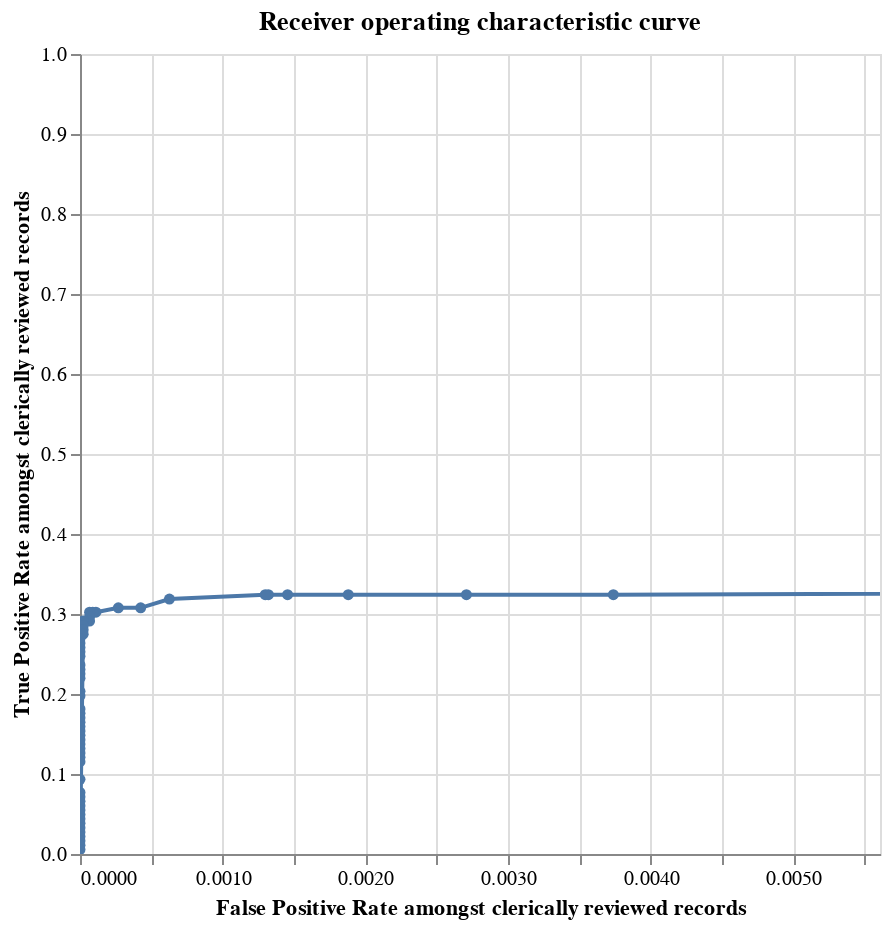

Notebook cell for this chart:
### Code cell
from splink.truth import labels_with_splink_scores, roc_chart, precision_recall_chart


roc_chart(labels_and_scores, spark)

### Figure 1 — Vega-Lite specification as saved in the notebook (floating-point values rounded to 4 significant figures)
{"$schema": "https://vega.github.io/schema/vega-lite/v4.8.1.json", "config": {"view": {"continuousHeight": 300, "continuousWidth": 400}}, "data": {"name": "data-fadd0e93e9546856cbc745a99e65285d", "values": [{"FN": 0, "FN_rate": 0, "FP": 44668, "FP_rate": 1, "N": 44668, "N_rate": 0.9959, "P": 182, "P_rate": 0.004058, "TN": 0, "TN_rate": 0, "TP": 182, "TP_rate": 1, "precision": 0.004058, "recall": 1, "roc_label": "model1", "row_count": 44850, "truth_threshold": 0}, {"FN": 123, "FN_rate": 0.6758, "FP": 167, "FP_rate": 0.003739, "N": 44668, "N_rate": 0.9959, "P": 182, "P_rate": 0.004058, "TN": 44501, "TN_rate": 0.9963, "TP": 59, "TP_rate": 0.3242, "precision": 0.2611, "recall": 0.3242, "roc_label": "model1", "row_count": 44850, "truth_threshold": 0.00507}, {"FN": 123, "FN_rate": 0.6758, "FP": 121, "FP_rate": 0.002709, "N": 44668, "N_rate": 0.9959, "P": 182, "P_rate": 0.004058, "TN": 44547, "TN_rate": 0.9973, "TP": 59, "TP_rate": 0.3242, "precision": 0.3278, "recall": 0.3242, "roc_label": "model1", "row_count": 44850, "truth_threshold": 0.01098}, {"FN": 123, "FN_rate": 0.6758, "FP": 84, "FP_rate": 0.001881, "N": 44668, "N_rate": 0.9959, "P": 182, "P_rate": 0.004058, "TN": 44584, "TN_rate": 0.9981, "TP": 59, "TP_rate": 0.3242, "precision": 0.4126, "recall": 0.3242, "roc_label": "model1", "row_count": 44850, "truth_threshold": 0.01204}, {"FN": 123, "FN_rate": 0.6758, "FP": 65, "FP_rate": 0.001455, "N": 44668, "N_rate": 0.9959, "P": 182, "P_rate": 0.004058, "TN": 44603, "TN_rate": 0.9985, "TP": 59, "TP_rate": 0.3242, "precision": 0.4758, "recall": 0.3242, "roc_label": "model1", "row_count": 44850, "truth_threshold": 0.02585}, {"FN": 123, "FN_rate": 0.6758, "FP": 59, "FP_rate": 0.001321, "N": 44668, "N_rate": 0.9959, "P": 182, "P_rate": 0.004058, "TN": 44609, "TN_rate": 0.9987, "TP": 59, "TP_rate": 0.3242, "precision": 0.5, "recall": 0.3242, "roc_label": "model1", "row_count": 44850, "truth_threshold": 0.02868}, {"FN": 123, "FN_rate": 0.6758, "FP": 58, "FP_rate": 0.001298, "N": 44668, "N_rate": 0.9959, "P": 182, "P_rate": 0.004058, "TN": 44610, "TN_rate": 0.9987, "TP": 59, "TP_rate": 0.3242, "precision": 0.5043, "recall": 0.3242, "roc_label": "model1", "row_count": 44850, "truth_threshold": 0.05507}, {"FN": 124, "FN_rate": 0.6813, "FP": 28, "FP_rate": 0.0006268, "N": 44668, "N_rate": 0.9959, "P": 182, "P_rate": 0.004058, "TN": 44640, "TN_rate": 0.9994, "TP": 58, "TP_rate": 0.3187, "precision": 0.6744, "recall": 0.3187, "roc_label": "model1", "row_count": 44850, "truth_threshold": 0.1126}, {"FN": 126, "FN_rate": 0.6923, "FP": 19, "FP_rate": 0.0004254, "N": 44668, "N_rate": 0.9959, "P": 182, "P_rate": 0.004058, "TN": 44649, "TN_rate": 0.9996, "TP": 56, "TP_rate": 0.3077, "precision": 0.7467, "recall": 0.3077, "roc_label": "model1", "row_count": 44850, "truth_threshold": 0.1223}, {"FN": 126, "FN_rate": 0.6923, "FP": 12, "FP_rate": 0.0002686, "N": 44668, "N_rate": 0.9959, "P": 182, "P_rate": 0.004058, "TN": 44656, "TN_rate": 0.9997, "TP": 56, "TP_rate": 0.3077, "precision": 0.8235, "recall": 0.3077, "roc_label": "model1", "row_count": 44850, "truth_threshold": 0.2328}, {"FN": 127, "FN_rate": 0.6978, "FP": 5, "FP_rate": 0.0001119, "N": 44668, "N_rate": 0.9959, "P": 182, "P_rate": 0.004058, "TN": 44663, "TN_rate": 0.9999, "TP": 55, "TP_rate": 0.3022, "precision": 0.9167, "recall": 0.3022, "roc_label": "model1", "row_count": 44850, "truth_threshold": 0.4467}, {"FN": 127, "FN_rate": 0.6978, "FP": 4, "FP_rate": 8.955e-05, "N": 44668, "N_rate": 0.9959, "P": 182, "P_rate": 0.004058, "TN": 44664, "TN_rate": 0.9999, "TP": 55, "TP_rate": 0.3022, "precision": 0.9322, "recall": 0.3022, "roc_label": "model1", "row_count": 44850, "truth_threshold": 0.6706}, {"FN": 127, "FN_rate": 0.6978, "FP": 3, "FP_rate": 6.716e-05, "N": 44668, "N_rate": 0.9959, "P": 182, "P_rate": 0.004058, "TN": 44665, "TN_rate": 0.9999, "TP": 55, "TP_rate": 0.3022, "precision": 0.9483, "recall": 0.3022, "roc_label": "model1", "row_count": 44850, "truth_threshold": 0.7774}, {"FN": 128, "FN_rate": 0.7033, "FP": 3, "FP_rate": 6.716e-05, "N": 44668, "N_rate": 0.9959, "P": 182, "P_rate": 0.004058, "TN": 44665, "TN_rate": 0.9999, "TP": 54, "TP_rate": 0.2967, "precision": 0.9474, "recall": 0.2967, "roc_label": "model1", "row_count": 44850, "truth_threshold": 0.785}, {"FN": 129, "FN_rate": 0.7088, "FP": 3, "FP_rate": 6.716e-05, "N": 44668, "N_rate": 0.9959, "P": 182, "P_rate": 0.004058, "TN": 44665, "TN_rate": 0.9999, "TP": 53, "TP_rate": 0.2912, "precision": 0.9464, "recall": 0.2912, "roc_label": "model1", "row_count": 44850, "truth_threshold": 0.8233}, {"FN": 129, "FN_rate": 0.7088, "FP": 1, "FP_rate": 2.239e-05, "N": 44668, "N_rate": 0.9959, "P": 182, "P_rate": 0.004058, "TN": 44667, "TN_rate": 1.0, "TP": 53, "TP_rate": 0.2912, "precision": 0.9815, "recall": 0.2912, "roc_label": "model1", "row_count": 44850, "truth_threshold": 0.8464}, {"FN": 130, "FN_rate": 0.7143, "FP": 1, "FP_rate": 2.239e-05, "N": 44668, "N_rate": 0.9959, "P": 182, "P_rate": 0.004058, "TN": 44667, "TN_rate": 1.0, "TP": 52, "TP_rate": 0.2857, "precision": 0.9811, "recall": 0.2857, "roc_label": "model1", "row_count": 44850, "truth_threshold": 0.8757}, {"FN": 131, "FN_rate": 0.7198, "FP": 1, "FP_rate": 2.239e-05, "N": 44668, "N_rate": 0.9959, "P": 182, "P_rate": 0.004058, "TN": 44667, "TN_rate": 1.0, "TP": 51, "TP_rate": 0.2802, "precision": 0.9808, "recall": 0.2802, "roc_label": "model1", "row_count": 44850, "truth_threshold": 0.883}, {"FN": 132, "FN_rate": 0.7253, "FP": 1, "FP_rate": 2.239e-05, "N": 44668, "N_rate": 0.9959, "P": 182, "P_rate": 0.004058, "TN": 44667, "TN_rate": 1.0, "TP": 50, "TP_rate": 0.2747, "precision": 0.9804, "recall": 0.2747, "roc_label": "model1", "row_count": 44850, "truth_threshold": 0.9021}, {"FN": 133, "FN_rate": 0.7308, "FP": 0, "FP_rate": 0, "N": 44668, "N_rate": 0.9959, "P": 182, "P_rate": 0.004058, "TN": 44668, "TN_rate": 1, "TP": 49, "TP_rate": 0.2692, "precision": 1, "recall": 0.2692, "roc_label": "model1", "row_count": 44850, "truth_threshold": 0.9089}, {"FN": 134, "FN_rate": 0.7363, "FP": 0, "FP_rate": 0, "N": 44668, "N_rate": 0.9959, "P": 182, "P_rate": 0.004058, "TN": 44668, "TN_rate": 1, "TP": 48, "TP_rate": 0.2637, "precision": 1, "recall": 0.2637, "roc_label": "model1", "row_count": 44850, "truth_threshold": 0.9105}, {"FN": 135, "FN_rate": 0.7418, "FP": 0, "FP_rate": 0, "N": 44668, "N_rate": 0.9959, "P": 182, "P_rate": 0.004058, "TN": 44668, "TN_rate": 1, "TP": 47, "TP_rate": 0.2582, "precision": 1, "recall": 0.2582, "roc_label": "model1", "row_count": 44850, "truth_threshold": 0.9288}, {"FN": 136, "FN_rate": 0.7473, "FP": 0, "FP_rate": 0, "N": 44668, "N_rate": 0.9959, "P": 182, "P_rate": 0.004058, "TN": 44668, "TN_rate": 1, "TP": 46, "TP_rate": 0.2527, "precision": 1, "recall": 0.2527, "roc_label": "model1", "row_count": 44850, "truth_threshold": 0.9566}, {"FN": 137, "FN_rate": 0.7527, "FP": 0, "FP_rate": 0, "N": 44668, "N_rate": 0.9959, "P": 182, "P_rate": 0.004058, "TN": 44668, "TN_rate": 1, "TP": 45, "TP_rate": 0.2473, "precision": 1, "recall": 0.2473, "roc_label": "model1", "row_count": 44850, "truth_threshold": 0.9572}, {"FN": 139, "FN_rate": 0.7637, "FP": 0, "FP_rate": 0, "N": 44668, "N_rate": 0.9959, "P": 182, "P_rate": 0.004058, "TN": 44668, "TN_rate": 1, "TP": 43, "TP_rate": 0.2363, "precision": 1, "recall": 0.2363, "roc_label": "model1", "row_count": 44850, "truth_threshold": 0.963}, {"FN": 140, "FN_rate": 0.7692, "FP": 0, "FP_rate": 0, "N": 44668, "N_rate": 0.9959, "P": 182, "P_rate": 0.004058, "TN": 44668, "TN_rate": 1, "TP": 42, "TP_rate": 0.2308, "precision": 1, "recall": 0.2308, "roc_label": "model1", "row_count": 44850, "truth_threshold": 0.975}, {"FN": 141, "FN_rate": 0.7747, "FP": 0, "FP_rate": 0, "N": 44668, "N_rate": 0.9959, "P": 182, "P_rate": 0.004058, "TN": 44668, "TN_rate": 1, "TP": 41, "TP_rate": 0.2253, "precision": 1, "recall": 0.2253, "roc_label": "model1", "row_count": 44850, "truth_threshold": 0.9811}, {"FN": 142, "FN_rate": 0.7802, "FP": 0, "FP_rate": 0, "N": 44668, "N_rate": 0.9959, "P": 182, "P_rate": 0.004058, "TN": 44668, "TN_rate": 1, "TP": 40, "TP_rate": 0.2198, "precision": 1, "recall": 0.2198, "roc_label": "model1", "row_count": 44850, "truth_threshold": 0.9816}, {"FN": 145, "FN_rate": 0.7967, "FP": 0, "FP_rate": 0, "N": 44668, "N_rate": 0.9959, "P": 182, "P_rate": 0.004058, "TN": 44668, "TN_rate": 1, "TP": 37, "TP_rate": 0.2033, "precision": 1, "recall": 0.2033, "roc_label": "model1", "row_count": 44850, "truth_threshold": 0.9877}, {"FN": 146, "FN_rate": 0.8022, "FP": 0, "FP_rate": 0, "N": 44668, "N_rate": 0.9959, "P": 182, "P_rate": 0.004058, "TN": 44668, "TN_rate": 1, "TP": 36, "TP_rate": 0.1978, "precision": 1, "recall": 0.1978, "roc_label": "model1", "row_count": 44850, "truth_threshold": 0.9915}, {"FN": 149, "FN_rate": 0.8187, "FP": 0, "FP_rate": 0, "N": 44668, "N_rate": 0.9959, "P": 182, "P_rate": 0.004058, "TN": 44668, "TN_rate": 1, "TP": 33, "TP_rate": 0.1813, "precision": 1, "recall": 0.1813, "roc_label": "model1", "row_count": 44850, "truth_threshold": 0.9923}, {"FN": 150, "FN_rate": 0.8242, "FP": 0, "FP_rate": 0, "N": 44668, "N_rate": 0.9959, "P": 182, "P_rate": 0.004058, "TN": 44668, "TN_rate": 1, "TP": 32, "TP_rate": 0.1758, "precision": 1, "recall": 0.1758, "roc_label": "model1", "row_count": 44850, "truth_threshold": 0.9968}, {"FN": 151, "FN_rate": 0.8297, "FP": 0, "FP_rate": 0, "N": 44668, "N_rate": 0.9959, "P": 182, "P_rate": 0.004058, "TN": 44668, "TN_rate": 1, "TP": 31, "TP_rate": 0.1703, "precision": 1, "recall": 0.1703, "roc_label": "model1", "row_count": 44850, "truth_threshold": 0.9982}, {"FN": 152, "FN_rate": 0.8352, "FP": 0, "FP_rate": 0, "N": 44668, "N_rate": 0.9959, "P": 182, "P_rate": 0.004058, "TN": 44668, "TN_rate": 1, "TP": 30, "TP_rate": 0.1648, "precision": 1, "recall": 0.1648, "roc_label": "model1", "row_count": 44850, "truth_threshold": 0.9992}, {"FN": 153, "FN_rate": 0.8407, "FP": 0, "FP_rate": 0, "N": 44668, "N_rate": 0.9959, "P": 182, "P_rate": 0.004058, "TN": 44668, "TN_rate": 1, "TP": 29, "TP_rate": 0.1593, "precision": 1, "recall": 0.1593, "roc_label": "model1", "row_count": 44850, "truth_threshold": 0.9992}, {"FN": 154, "FN_rate": 0.8462, "FP": 0, "FP_rate": 0, "N": 44668, "N_rate": 0.9959, "P": 182, "P_rate": 0.004058, "TN": 44668, "TN_rate": 1, "TP": 28, "TP_rate": 0.1538, "precision": 1, "recall": 0.1538, "roc_label": "model1", "row_count": 44850, "truth_threshold": 0.9993}, {"FN": 155, "FN_rate": 0.8516, "FP": 0, "FP_rate": 0, "N": 44668, "N_rate": 0.9959, "P": 182, "P_rate": 0.004058, "TN": 44668, "TN_rate": 1, "TP": 27, "TP_rate": 0.1484, "precision": 1, "recall": 0.1484, "roc_label": "model1", "row_count": 44850, "truth_threshold": 0.9993}, {"FN": 156, "FN_rate": 0.8571, "FP": 0, "FP_rate": 0, "N": 44668, "N_rate": 0.9959, "P": 182, "P_rate": 0.004058, "TN": 44668, "TN_rate": 1, "TP": 26, "TP_rate": 0.1429, "precision": 1, "recall": 0.1429, "roc_label": "model1", "row_count": 44850, "truth_threshold": 0.9995}, {"FN": 157, "FN_rate": 0.8626, "FP": 0, "FP_rate": 0, "N": 44668, "N_rate": 0.9959, "P": 182, "P_rate": 0.004058, "TN": 44668, "TN_rate": 1, "TP": 25, "TP_rate": 0.1374, "precision": 1, "recall": 0.1374, "roc_label": "model1", "row_count": 44850, "truth_threshold": 0.9996}, {"FN": 158, "FN_rate": 0.8681, "FP": 0, "FP_rate": 0, "N": 44668, "N_rate": 0.9959, "P": 182, "P_rate": 0.004058, "TN": 44668, "TN_rate": 1, "TP": 24, "TP_rate": 0.1319, "precision": 1, "recall": 0.1319, "roc_label": "model1", "row_count": 44850, "truth_threshold": 0.9996}, {"FN": 159, "FN_rate": 0.8736, "FP": 0, "FP_rate": 0, "N": 44668, "N_rate": 0.9959, "P": 182, "P_rate": 0.004058, "TN": 44668, "TN_rate": 1, "TP": 23, "TP_rate": 0.1264, "precision": 1, "recall": 0.1264, "roc_label": "model1", "row_count": 44850, "truth_threshold": 0.9997}, {"FN": 160, "FN_rate": 0.8791, "FP": 0, "FP_rate": 0, "N": 44668, "N_rate": 0.9959, "P": 182, "P_rate": 0.004058, "TN": 44668, "TN_rate": 1, "TP": 22, "TP_rate": 0.1209, "precision": 1, "recall": 0.1209, "roc_label": "model1", "row_count": 44850, "truth_threshold": 0.9997}, {"FN": 161, "FN_rate": 0.8846, "FP": 0, "FP_rate": 0, "N": 44668, "N_rate": 0.9959, "P": 182, "P_rate": 0.004058, "TN": 44668, "TN_rate": 1, "TP": 21, "TP_rate": 0.1154, "precision": 1, "recall": 0.1154, "roc_label": "model1", "row_count": 44850, "truth_threshold": 0.9998}, {"FN": 165, "FN_rate": 0.9066, "FP": 0, "FP_rate": 0, "N": 44668, "N_rate": 0.9959, "P": 182, "P_rate": 0.004058, "TN": 44668, "TN_rate": 1, "TP": 17, "TP_rate": 0.09341, "precision": 1, "recall": 0.09341, "roc_label": "model1", "row_count": 44850, "truth_threshold": 0.9999}, {"FN": 168, "FN_rate": 0.9231, "FP": 0, "FP_rate": 0, "N": 44668, "N_rate": 0.9959, "P": 182, "P_rate": 0.004058, "TN": 44668, "TN_rate": 1, "TP": 14, "TP_rate": 0.07692, "precision": 1, "recall": 0.07692, "roc_label": "model1", "row_count": 44850, "truth_threshold": 0.9999}, {"FN": 169, "FN_rate": 0.9286, "FP": 0, "FP_rate": 0, "N": 44668, "N_rate": 0.9959, "P": 182, "P_rate": 0.004058, "TN": 44668, "TN_rate": 1, "TP": 13, "TP_rate": 0.07143, "precision": 1, "recall": 0.07143, "roc_label": "model1", "row_count": 44850, "truth_threshold": 0.9999}, {"FN": 170, "FN_rate": 0.9341, "FP": 0, "FP_rate": 0, "N": 44668, "N_rate": 0.9959, "P": 182, "P_rate": 0.004058, "TN": 44668, "TN_rate": 1, "TP": 12, "TP_rate": 0.06593, "precision": 1, "recall": 0.06593, "roc_label": "model1", "row_count": 44850, "truth_threshold": 0.9999}, {"FN": 171, "FN_rate": 0.9396, "FP": 0, "FP_rate": 0, "N": 44668, "N_rate": 0.9959, "P": 182, "P_rate": 0.004058, "TN": 44668, "TN_rate": 1, "TP": 11, "TP_rate": 0.06044, "precision": 1, "recall": 0.06044, "roc_label": "model1", "row_count": 44850, "truth_threshold": 0.9999}, {"FN": 172, "FN_rate": 0.9451, "FP": 0, "FP_rate": 0, "N": 44668, "N_rate": 0.9959, "P": 182, "P_rate": 0.004058, "TN": 44668, "TN_rate": 1, "TP": 10, "TP_rate": 0.05495, "precision": 1, "recall": 0.05495, "roc_label": "model1", "row_count": 44850, "truth_threshold": 0.9999}, {"FN": 173, "FN_rate": 0.9505, "FP": 0, "FP_rate": 0, "N": 44668, "N_rate": 0.9959, "P": 182, "P_rate": 0.004058, "TN": 44668, "TN_rate": 1, "TP": 9, "TP_rate": 0.04945, "precision": 1, "recall": 0.04945, "roc_label": "model1", "row_count": 44850, "truth_threshold": 1.0}, {"FN": 174, "FN_rate": 0.956, "FP": 0, "FP_rate": 0, "N": 44668, "N_rate": 0.9959, "P": 182, "P_rate": 0.004058, "TN": 44668, "TN_rate": 1, "TP": 8, "TP_rate": 0.04396, "precision": 1, "recall": 0.04396, "roc_label": "model1", "row_count": 44850, "truth_threshold": 1.0}, {"FN": 175, "FN_rate": 0.9615, "FP": 0, "FP_rate": 0, "N": 44668, "N_rate": 0.9959, "P": 182, "P_rate": 0.004058, "TN": 44668, "TN_rate": 1, "TP": 7, "TP_rate": 0.03846, "precision": 1, "recall": 0.03846, "roc_label": "model1", "row_count": 44850, "truth_threshold": 1.0}, {"FN": 176, "FN_rate": 0.967, "FP": 0, "FP_rate": 0, "N": 44668, "N_rate": 0.9959, "P": 182, "P_rate": 0.004058, "TN": 44668, "TN_rate": 1, "TP": 6, "TP_rate": 0.03297, "precision": 1, "recall": 0.03297, "roc_label": "model1", "row_count": 44850, "truth_threshold": 1.0}, {"FN": 177, "FN_rate": 0.9725, "FP": 0, "FP_rate": 0, "N": 44668, "N_rate": 0.9959, "P": 182, "P_rate": 0.004058, "TN": 44668, "TN_rate": 1, "TP": 5, "TP_rate": 0.02747, "precision": 1, "recall": 0.02747, "roc_label": "model1", "row_count": 44850, "truth_threshold": 1.0}, {"FN": 178, "FN_rate": 0.978, "FP": 0, "FP_rate": 0, "N": 44668, "N_rate": 0.9959, "P": 182, "P_rate": 0.004058, "TN": 44668, "TN_rate": 1, "TP": 4, "TP_rate": 0.02198, "precision": 1, "recall": 0.02198, "roc_label": "model1", "row_count": 44850, "truth_threshold": 1.0}, {"FN": 179, "FN_rate": 0.9835, "FP": 0, "FP_rate": 0, "N": 44668, "N_rate": 0.9959, "P": 182, "P_rate": 0.004058, "TN": 44668, "TN_rate": 1, "TP": 3, "TP_rate": 0.01648, "precision": 1, "recall": 0.01648, "roc_label": "model1", "row_count": 44850, "truth_threshold": 1.0}, {"FN": 180, "FN_rate": 0.989, "FP": 0, "FP_rate": 0, "N": 44668, "N_rate": 0.9959, "P": 182, "P_rate": 0.004058, "TN": 44668, "TN_rate": 1, "TP": 2, "TP_rate": 0.01099, "precision": 1, "recall": 0.01099, "roc_label": "model1", "row_count": 44850, "truth_threshold": 1.0}, {"FN": 181, "FN_rate": 0.9945, "FP": 0, "FP_rate": 0, "N": 44668, "N_rate": 0.9959, "P": 182, "P_rate": 0.004058, "TN": 44668, "TN_rate": 1, "TP": 1, "TP_rate": 0.005495, "precision": 1, "recall": 0.005495, "roc_label": "model1", "row_count": 44850, "truth_threshold": 1.0}]}, "encoding": {"tooltip": [{"field": "truth_threshold", "type": "quantitative"}, {"field": "FP_rate", "type": "quantitative"}, {"field": "TP_rate", "type": "quantitative"}, {"field": "TP", "type": "quantitative"}, {"field": "TN", "type": "quantitative"}, {"field": "FP", "type": "quantitative"}, {"field": "FN", "type": "quantitative"}, {"field": "precision", "type": "quantitative"}, {"field": "recall", "type": "quantitative"}], "x": {"field": "FP_rate", "scale": {"domain": [0, 0.005608]}, "sort": ["truth_threshold"], "title": "False Positive Rate amongst clerically reviewed records", "type": "quantitative"}, "y": {"field": "TP_rate", "sort": ["truth_threshold"], "title": "True Positive Rate amongst clerically reviewed records", "type": "quantitative"}}, "height": 400, "mark": {"clip": true, "point": true, "type": "line"}, "selection": {"selector076": {"bind": "scales", "encodings": ["x"], "type": "interval"}}, "title": "Receiver operating characteristic curve", "width": 400}
